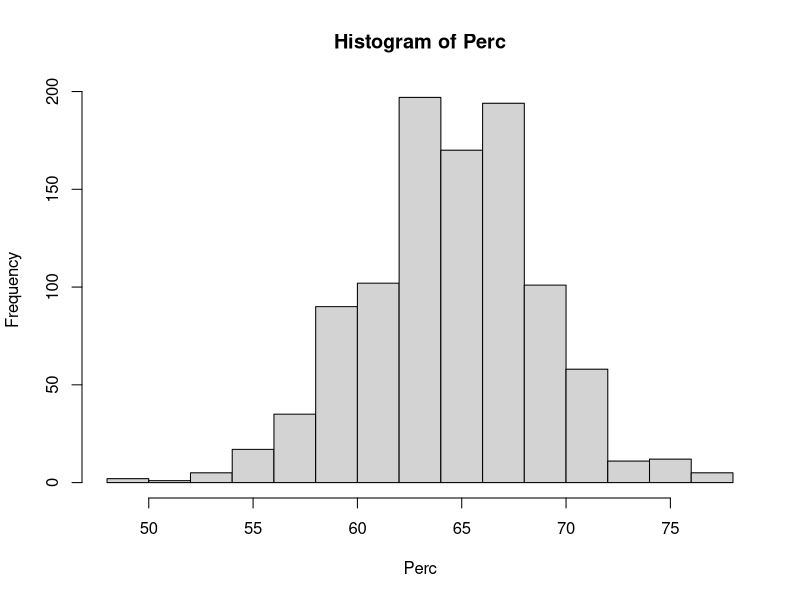

This chart was generated by the following R code:
## ---- chunk 1
knitr::opts_chunk$set(echo = TRUE)
## ---- chunk 2
#   Create a vector with 10 possible outcomes of percentage kissing right for 124 couples:

possible <- c(60, 70, 65, 72, 68, 56, 69, 61, 55, 74)

# Find the standard deviation of the  vector.
sd(possible)

#  This value is the STANDARD ERROR, because it is the standard deviation of a bunch of statistics.  Statistics are values that summarize studies (means, proportions, etc.).  Here, we are looking at statistics that are percentages.
## ---- chunk 3
#  To simulate samples in a better way, "redo the study"  by randomly generating 124 couples kissing, with a probability of 80/124 of kissing right.
#  Trials will be the number of couples who kiss right.
Trials <- rbinom(n = 1000, size = 124, prob = 80/124)

#  Do many Trials by increasing n.  Just print the first few values.
Trials[1:10]

#  This creates the NUMBER of couples kissing Right,
#  So make it a proportion.  Just print the first few values.
Perc <- 100 * Trials / 124
Perc[1:10]

#  Do  hist()
hist(Perc)

## ---- chunk 4
#  The standard deviation of the Bootstrap Kiss Percentages (the SE) will help us assess the precision of the study of 124 couples.

SE <- sd(Perc)
SE
#  Two times the SE gives you the Margin of Error -- the ME

ME <- 2 * SE
ME

## ---- chunk 5
# The point estimate is the original percentage from the original data.
PE <- 100 * 80/124
PE

#  The CI is the PE plus or minus the ME
upperlimit <- PE + ME
lowerlimit <- PE - ME

print(paste("I'm 95% confident the true percentage of all couples who kiss on the right is captured in the interval from ", lowerlimit, " to ",upperlimit, "%"))
## ---- chunk 6
#  Simulate many bootstrap samples

#  This creates the NUMBER of people saying sty in VT,
#  So make it a proportion:


#  Calculate the Standard Error


#  Then the Margin of Error


#  The point estimate was given to be 47

#  State the CI:

